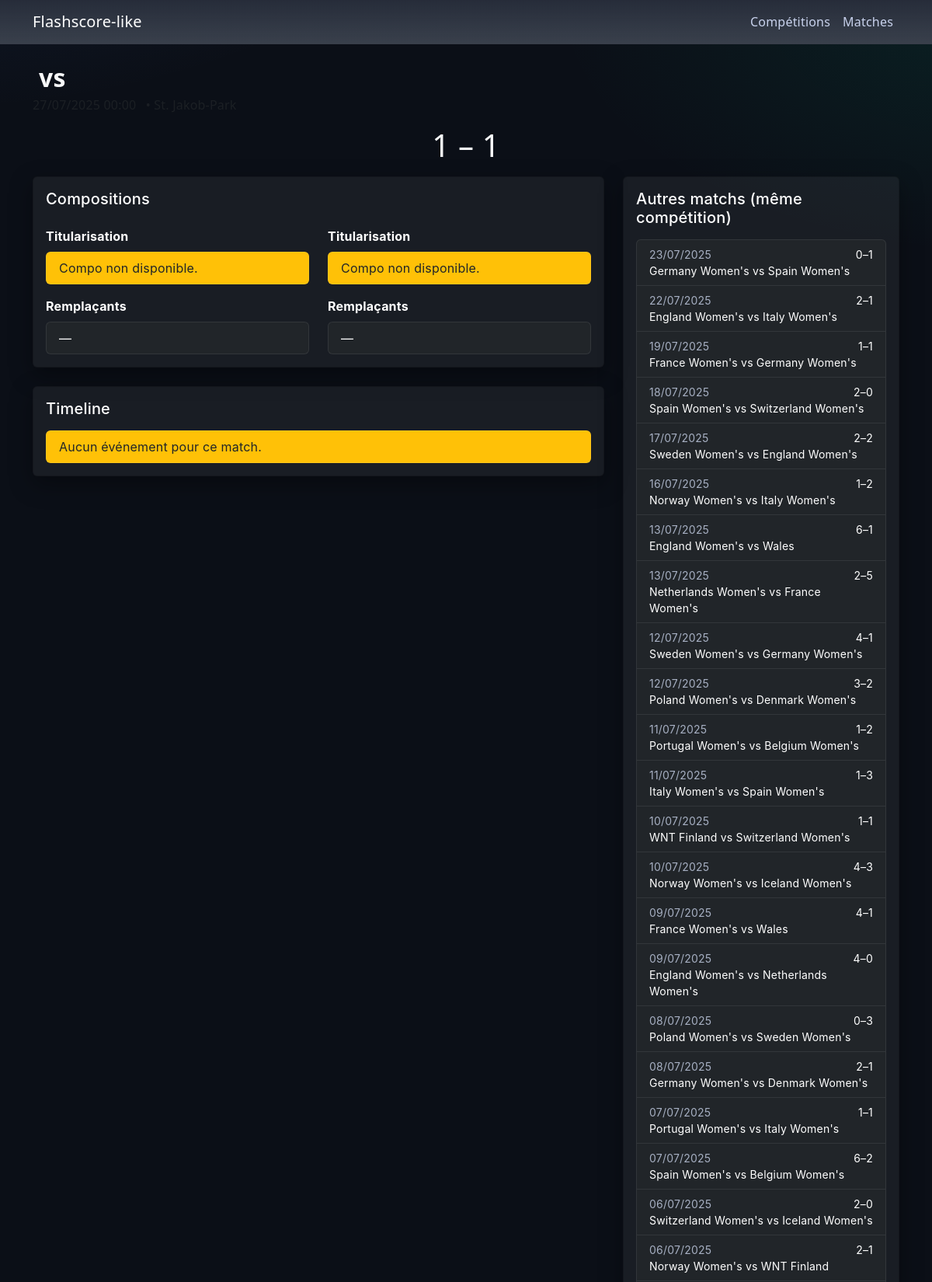
/match/4020846 (upper part), run on the app's committed database.
### app/models.py (models this page shows)
class Match(SQLModel, table=True):
    id: int = Field(primary_key=True)
    competition_id: int = Field(foreign_key="competition.id")
    season_id: int = Field(foreign_key="season.id")
    home_team_id: int = Field(foreign_key="team.id")
    away_team_id: int = Field(foreign_key="team.id")
    kick_off: datetime
    stadium: Optional[str] = None
    referee: Optional[str] = None
    home_score: int = 0
    away_score: int = 0
    status: str = "finished"

class Team(SQLModel, table=True):
    id: int = Field(primary_key=True)
    name: str

### app/main.py (the view)
@app.get("/match/{match_id}", response_class=HTMLResponse)
def match_detail(match_id: int, request: Request, session: Session = Depends(get_session)):
    match = session.get(Match, match_id)
    if not match:
        return templates.TemplateResponse("match_detail.html", {"request": request, "match": None})
    events_list = session.exec(
        select(Event).where(Event.match_id == match_id).order_by(Event.index)
    ).all()
    team_names = {t.id: t.name for t in session.exec(select(Team)).all()}
    home_lu = session.exec(
        select(Lineup)
        .where(Lineup.match_id == match_id, Lineup.team_id == match.home_team_id)
        .order_by(Lineup.is_starter.desc(), Lineup.jersey_number)
    ).all()
    away_lu = session.exec(
        select(Lineup)
        .where(Lineup.match_id == match_id, Lineup.team_id == match.away_team_id)
        .order_by(Lineup.is_starter.desc(), Lineup.jersey_number)
    ).all()
    related = session.exec(
        select(Match)
        .where(
            Match.competition_id == match.competition_id,
            Match.season_id == match.season_id,
            Match.id != match.id,
        )
        .order_by(Match.kick_off.desc())
        .limit(30)
    ).all()
    return templates.TemplateResponse(
        "match_detail.html",
        {
            "request": request,
            "match": match,
            "events": events_list,
            "teams": team_names,
            "home_lineup": home_lu,
            "away_lineup": away_lu,
            "related_matches": related,
            "iso2_for_team": iso2_for_team,
        },
    )

### app/templates/match_detail.html (shortened to what this page needs)
{% extends "base.html" %}
{% block content %}
{% if not match %}
  <div class="alert alert-danger">Match introuvable.</div>
{% else %}
  <div class="mb-3">
    {% set home_iso = iso2_for_team(home_name) %}
    {% set away_iso = iso2_for_team(away_name) %}
    <h2 class="mb-1">
      <span class="fw-bold mx-2">vs</span>
    </h2>
    <div class="text-muted">
      <span class="me-2">{{ match.kick_off.strftime('%d/%m/%Y %H:%M') if match.kick_off else '' }}</span>
      {% if match.stadium %}<span>• {{ match.stadium }}</span>{% endif %}
    </div>
    <div class="display-6 my-3 text-center">
      {{ match.home_score }} – {{ match.away_score }}
    </div>
  </div>
  <div class="row g-4">
    <div class="col-12 col-lg-8">
      <div class="card bg-secondary text-white mb-4">
        <div class="card-body">
          <h3 class="h5 mb-3">Compositions</h3>
          <div class="row">
            <div class="col-12 col-md-6">
              <div class="mb-2 fw-bold">Titularisation</div>
              <ul class="list-group mb-3">
                {% if not home_lineup | selectattr('is_starter') | list %}
                <li class="list-group-item bg-warning text-dark">Compo non disponible.</li>
                {% endif %}
              </ul>
              <div class="mb-2 fw-bold">Remplaçants</div>
              <ul class="list-group">
                {% if not home_lineup | rejectattr('is_starter') | list %}
                <li class="list-group-item bg-dark text-white">—</li>
                {% endif %}
              </ul>
            </div>
            <div class="col-12 col-md-6">
              <div class="mb-2 fw-bold">Titularisation</div>
              <ul class="list-group mb-3">
                {% if not away_lineup | selectattr('is_starter') | list %}
                <li class="list-group-item bg-warning text-dark">Compo non disponible.</li>
                {% endif %}
              </ul>
              <div class="mb-2 fw-bold">Remplaçants</div>
              <ul class="list-group">
                {% if not away_lineup | rejectattr('is_starter') | list %}
                <li class="list-group-item bg-dark text-white">—</li>
                {% endif %}
              </ul>
            </div>
          </div>
        </div>
      </div>
      <div class="card bg-secondary text-white">
        <div class="card-body">
          <h3 class="h5 mb-3">Timeline</h3>
          <ul class="list-group">
            {% if not events or events|length == 0 %}
              <li class="list-group-item bg-warning text-dark">Aucun événement pour ce match.</li>
            {% endif %}
          </ul>
        </div>
      </div>
    </div>
    <div class="col-12 col-lg-4">
      <div class="card bg-secondary text-white">
        <div class="card-body">
          <h3 class="h5 mb-3">Autres matchs (même compétition)</h3>
          <div class="list-group">
            {% for m in related_matches %}
            <a class="list-group-item list-group-item-action bg-dark text-white" href="/match/{{ m.id }}">
              <div class="d-flex justify-content-between">
                <div class="small text-light text-opacity-75">{{ m.kick_off.strftime('%d/%m/%Y') if m.kick_off else '' }}</div>
                <div class="small">{{ m.home_score }}–{{ m.away_score }}</div>
              </div>
              <div class="small">
                {{ teams.get(m.home_team_id, m.home_team_id) }} vs {{ teams.get(m.away_team_id, m.away_team_id) }}
              </div>
            </a>
            {% endfor %}
          </div>
        </div>
      </div>
    </div>
  </div>
{% endif %}
{% endblock %}

### app/static/css.css (style rules this page uses)
:root { --bg: #0b0f17; --bg-2: #111726; --surface: rgba(255,255,255,.06); --surface-2: rgba(255,255,255,.10); --text: #e8ecf3; --muted: #a7b0c3; --primary: #4f8cff; --primary-2: #7aa8ff; --success: #00c896; --warning: #ffc857; --danger: #ff6b6b; --shadow: 0 10px 30px rgba(0,0,0,.35); --radius: 16px; }
html,body { height:100% }
body { background: radial-gradient(1200px 600px at -10% -10%, rgba(79,140,255,.12), transparent 60%), radial-gradient(1100px 600px at 110% 0%, rgba(0,200,150,.10), transparent 55%), linear-gradient(180deg, var(--bg) 0%, #0b0f17 100%); color: var(--text); letter-spacing:.2px; }
* { scrollbar-width: thin; scrollbar-color: var(--primary) transparent; }
h1,h2,h3,h4 { color:var(--text); }
.text-muted, .text-light.text-opacity-75 { color:var(--muted) !important; }
body, .btn, .card, .form-control { font-family: Inter, system-ui, -apple-system, Segoe UI, Roboto, Arial, sans-serif; }
.card { background: var(--surface); border: 1px solid rgba(255,255,255,.08); border-radius: var(--radius); box-shadow: var(--shadow); }
.card.bg-secondary { background: var(--surface) !important; }
.list-group-item { background: var(--surface) !important; border-color: rgba(255,255,255,.08) !important; color: var(--text) !important; }

### data on the page
Match: home_score "1", away_score "1"
Match: kick_off "23/07/2025", home_score "0", away_score "1"
Team: get "Germany Women's"
Team: get "Spain Women's"
Match: kick_off "22/07/2025", home_score "2", away_score "1"
Team: get "England Women's"
Team: get "Italy Women's"
Match: kick_off "19/07/2025", home_score "1", away_score "1"
Team: get "France Women's"
Match: kick_off "18/07/2025", home_score "2", away_score "0"
Team: get "Switzerland Women's"
Match: kick_off "17/07/2025", home_score "2", away_score "2"
Team: get "Sweden Women's"
Match: kick_off "16/07/2025", home_score "1", away_score "2"
Team: get "Norway Women's"
Match: kick_off "13/07/2025", home_score "6", away_score "1"
Team: get "Wales"
Match: kick_off "13/07/2025", home_score "2", away_score "5"
Team: get "Netherlands Women's"
Match: kick_off "12/07/2025", home_score "4", away_score "1"
Match: kick_off "12/07/2025", home_score "3", away_score "2"
Team: get "Poland Women's"
Team: get "Denmark Women's"
Match: kick_off "11/07/2025", home_score "1", away_score "2"
Team: get "Portugal Women's"
Team: get "Belgium Women's"
Match: kick_off "11/07/2025", home_score "1", away_score "3"
Match: kick_off "10/07/2025", home_score "1", away_score "1"
Team: get "WNT Finland"
Match: kick_off "10/07/2025", home_score "4", away_score "3"
Team: get "Iceland Women's"
Match: kick_off "09/07/2025", home_score "4", away_score "1"
Match: kick_off "09/07/2025", home_score "4", away_score "0"
Match: kick_off "08/07/2025", home_score "0", away_score "3"
Match: kick_off "08/07/2025", home_score "2", away_score "1"
Match: kick_off "07/07/2025", home_score "1", away_score "1"
Match: kick_off "07/07/2025", home_score "6", away_score "2"
Match: kick_off "06/07/2025", home_score "2", away_score "0"
Match: kick_off "06/07/2025", home_score "2", away_score "1"
